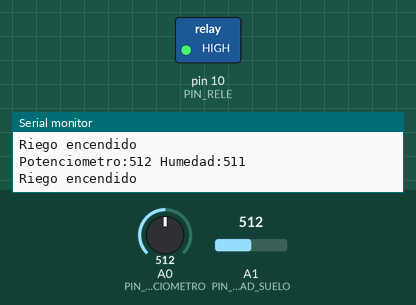
The sketch below on a simulated Arduino Uno, built with avr-gcc and run on an emulated ATmega328P. Shown: switched loads named in the sketch (green lamp = pin HIGH), the last lines printed to the serial monitor. The inputs (shaded band) are chosen by the test bench; at power-on: A0 (PIN_POTENCIOMETRO) = 512, A1 (PIN_HUMEDAD_SUELO) = 512.

Above: at 1.8 s.
1.9 s: A0 (PIN_POTENCIOMETRO) set to 502
At 3.1 s:
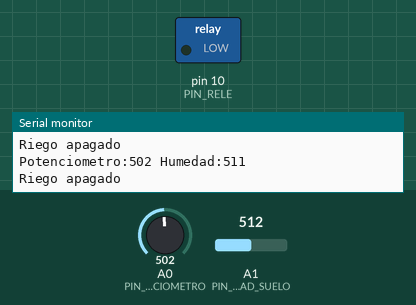
3.5 s: A0 (PIN_POTENCIOMETRO) set to 716
At 4.7 s:
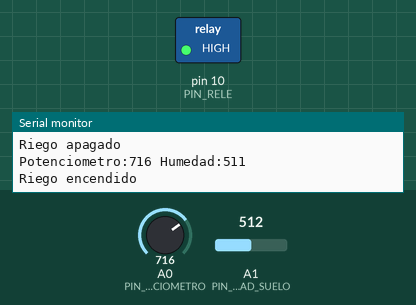
5.5 s: A0 (PIN_POTENCIOMETRO) set to 511
At 6.3 s:
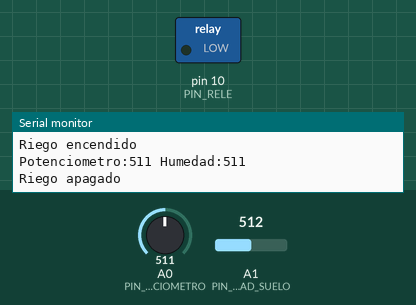
Timing chart, 0 to 8.5 s (numbered marks = the images above; inputs shaded):
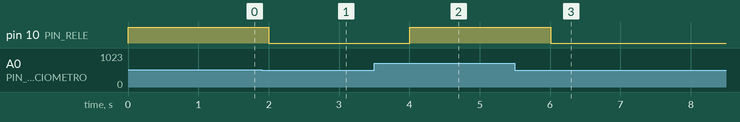

Measured:
- the behaviour switches between 512 and 511 on A0 (PIN_POTENCIOMETRO) (found by bisection; images 0 and 1)
- after the input at 1.9 s, pin 10 (PIN_RELE): HIGH → LOW after 0.10 s
- after the input at 3.5 s, pin 10 (PIN_RELE): LOW → HIGH after 0.50 s
- after the input at 5.5 s, pin 10 (PIN_RELE): HIGH → LOW after 0.51 s

The sketch:

_7.10.1_-_Proyecto-Control-Riego.ino
```cpp
/*
Curso de Arduino
Control de riego

Descripcion
Sistema que en funcion de la humedad del suelo
activa o desactiva un sistema de riego

Montaje

Sensor de humedad A0 -            A0
Potenciometro                     A1
Rele que enciendo la Bomba        10

by JAVacasM
*/
/* ==== Defines - Constantes ==== */
#define SERIAL_BAUD 9600    // Configuracion de conexion serie

#define PIN_HUMEDAD_SUELO A1
#define PIN_POTENCIOMETRO A0

#define PIN_RELE          10

#define ESPERA            1000
/* ==== END Defines ==== */


/* ==== Setup - Configuracion ==== */
void setup() {
  Serial.begin(SERIAL_BAUD);
  pinMode(PIN_RELE,OUTPUT);
}
/* ==== END Setup ==== */

/* ==== Loop - Codigo que se repite==== */
void loop() {

   int iHumedad=1023-analogRead(PIN_HUMEDAD_SUELO);
   int iPotenciometro=analogRead(PIN_POTENCIOMETRO);

   Serial.print("Potenciometro:");
   Serial.print(iPotenciometro);
   Serial.print(" Humedad:");
   Serial.println(iHumedad);

   if(iPotenciometro>iHumedad){
     enciendeRiego();
   }else{
     apagaRiego();
   }
   delay(ESPERA);
}
/* ==== End Loop ==== */

/* ==== Funciones ==== */
void enciendeRiego(){
  digitalWrite(PIN_RELE,HIGH);
  Serial.println("Riego encendido");
}

void apagaRiego(){
  digitalWrite(PIN_RELE,LOW);
  Serial.println("Riego apagado");
}
/* ==== END Functions ==== */
```
